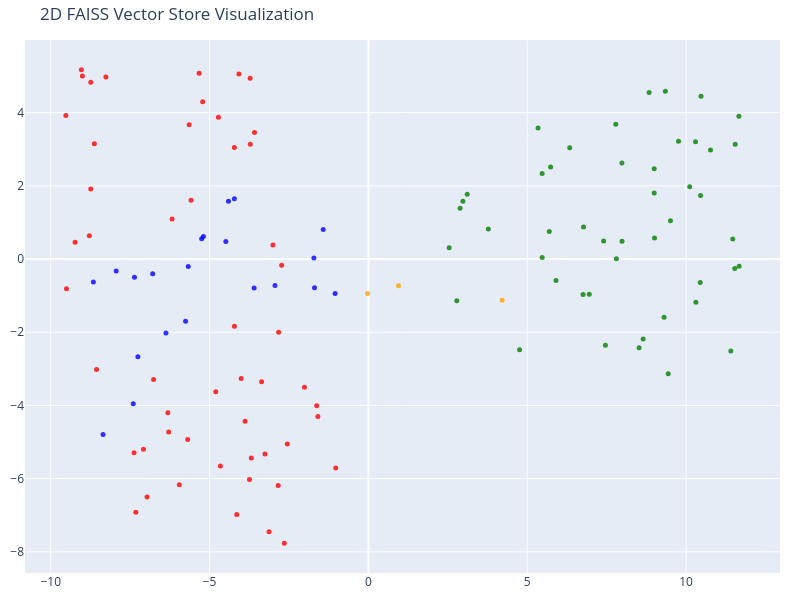

Notebook cell for this chart:
### Markdown cell above
## Visualizing the Vector Store

Let's take a minute to look at the documents and their embedding vectors to see what's going on.

(As a sidenote, what we're really looking at here is the distribution of the Vectors generated by OpenAIEmbeddings, retrieved from FAISS. So there's no surprise that they look the same whether they are "from" FAISS or Chroma.)

### Code cell
# We humans find it easier to visalize things in 2D!
# Reduce the dimensionality of the vectors to 2D using t-SNE
# (t-distributed stochastic neighbor embedding)

tsne = TSNE(n_components=2, random_state=42)
reduced_vectors = tsne.fit_transform(vectors)

# Create the 2D scatter plot
fig = go.Figure(data=[go.Scatter(
    x=reduced_vectors[:, 0],
    y=reduced_vectors[:, 1],
    mode='markers',
    marker=dict(size=5, color=colors, opacity=0.8),
    text=[f"Type: {t}<br>Text: {d[:100]}..." for t, d in zip(doc_types, documents)],
    hoverinfo='text'
)])

fig.update_layout(
    title='2D FAISS Vector Store Visualization',
    scene=dict(xaxis_title='x',yaxis_title='y'),
    width=800,
    height=600,
    margin=dict(r=20, b=10, l=10, t=40)
)

fig.show()

### Figure 1 — Plotly figure (JSON) as saved in the notebook; plotly's stock layout.template omitted (floating-point values rounded to 4 significant figures)
{"data": [{"hoverinfo": "text", "marker": {"color": ["orange", "orange", "orange", "red", "red", "red", "red", "red", "red", "red", "red", "red", "red", "red", "red", "red", "red", "red", "red", "red", "red", "red", "red", "red", "red", "red", "red", "red", "red", "red", "red", "red", "red", "red", "red", "red", "red", "red", "red", "red", "red", "red", "red", "red", "red", "red", "red", "red", "red", "red", "red", "red", "red", "red", "red", "green", "green", "green", "green", "green", "green", "green", "green", "green", "green", "green", "green", "green", "green", "green", "green", "green", "green", "green", "green", "green", "green", "green", "green", "green", "green", "green", "green", "green", "green", "green", "green", "green", "green", "green", "green", "green", "green", "green", "green", "green", "green", "green", "green", "green", "green", "green", "blue", "blue", "blue", "blue", "blue", "blue", "blue", "blue", "blue", "blue", "blue", "blue", "blue", "blue", "blue", "blue", "blue", "blue", "blue", "blue", "blue"], "opacity": 0.8, "size": 5}, "mode": "markers", "text": ["Type: company<br>Text: # About Insurellm\n\nInsurellm was founded by Avery Lancaster in 2015 as an insurance tech startup des...", "Type: company<br>Text: # Careers at Insurellm\n\nInsurellm is hiring! We are looking for talented software engineers, data sc...", "Type: company<br>Text: # Overview of Insurellm\n\nInsurellm is an innovative insurance tech firm with 200 employees across th...", "Type: contracts<br>Text: # Contract with Apex Reinsurance for Rellm: AI-Powered Enterprise Reinsurance Solution\n\n## Terms\n\n1....", "Type: contracts<br>Text: ## Renewal\n\n1. **Automatic Renewal**: This Agreement will automatically renew for successive one-yea...", "Type: contracts<br>Text: 2. **Seamless Integrations**: The architecture of Rellm allows for easy integration with existing sy...", "Type: contracts<br>Text: 1. **Technical Support**: Provider shall offer dedicated technical support to the Client via phone, ...", "Type: contracts<br>Text: **Insurellm, Inc.**  \n_____________________________  \nAuthorized Signature   \nDate: ________________...", "Type: contracts<br>Text: # Contract with Belvedere Insurance for Markellm\n\n## Terms\nThis Contract (\"Agreement\") is made and e...", "Type: contracts<br>Text: ## Renewal\n1. **Renewal Terms**: This Agreement may be renewed for additional one-year terms upon mu...", "Type: contracts<br>Text: ## Features\n1. **AI-Powered Matching**: Belvedere Insurance will benefit from Markellm's AI-powered ...", "Type: contracts<br>Text: ## Support\n1. **Technical Support**: Technical support will be available from 9 AM to 7 PM EST, Mond...", "Type: contracts<br>Text: **Belvedere Insurance**  \nSignature: ______________________  \nName: [Authorized Signatory]  \nTitle: ...", "Type: contracts<br>Text: # Contract with BrightWay Solutions for Markellm\n\n**Contract Date:** October 5, 2023  \n**Contract ID...", "Type: contracts<br>Text: 3. **Service Level Agreement (SLA):**  \n   Insurellm commits to a 99.9% uptime for the platform with...", "Type: contracts<br>Text: 2. **Real-Time Quote Availability:**  \n   Consumers sourced via BrightWay Solutions will receive rea...", "Type: contracts<br>Text: 3. **Training and Onboarding:**  \n   Insurellm agrees to provide one free training session on how to...", "Type: contracts<br>Text: # Contract with EverGuard Insurance for Rellm: AI-Powered Enterprise Reinsurance Solution\n\n**Contrac...", "Type: contracts<br>Text: 4. **Usage Rights**: EverGuard Insurance is granted a non-exclusive, non-transferable license to acc...", "Type: contracts<br>Text: 1. **Core Functionality**: Rellm provides EverGuard Insurance with advanced AI-driven analytics, sea...", "Type: contracts<br>Text: 1. **Customer Support**: Insurellm will provide EverGuard Insurance with 24/7 customer support, incl...", "Type: contracts<br>Text: ---\n\n**Signatures**  \n**For Insurellm**: __________________________  \n**Name**: John Smith  \n**Title...", "Type: contracts<br>Text: # Contract with GreenField Holdings for Markellm\n\n**Effective Date:** November 15, 2023  \n**Contract...", "Type: contracts<br>Text: ## Renewal\n1. **Automatic Renewal**: This contract will automatically renew for sequential one-year ...", "Type: contracts<br>Text: ## Features\n1. **AI-Powered Matching**: Access to advanced algorithms that connect GreenField Holdin...", "Type: contracts<br>Text: ## Support\n1. **Customer Support Access**: The Client will have access to dedicated support through ...", "Type: contracts<br>Text: **Signatures:**  \n_________________________                           _________________________  \n**...", "Type: contracts<br>Text: # Contract with Greenstone Insurance for Homellm\n\n---\n\n## Terms\n\n1. **Parties**: This Contract (\"Agr...", "Type: contracts<br>Text: 4. **Payment Terms**: \n   - The Customer shall pay an amount of $10,000 per month for the Standard T...", "Type: contracts<br>Text: ---\n\n## Features\n\n- **AI-Powered Risk Assessment**: Customer will have access to enhanced risk evalu...", "Type: contracts<br>Text: - **Customer Portal**: A dedicated portal will be provided, allowing the Customer's clients to manag...", "Type: contracts<br>Text: ______________________________  \n[Name], [Title]  \nDate: ______________________\n\n**For Greenstone In...", "Type: contracts<br>Text: # Contract with GreenValley Insurance for Homellm\n\n**Contract Date:** October 6, 2023  \n**Contract N...", "Type: contracts<br>Text: 4. **Confidentiality:** Both parties agree to maintain the confidentiality of proprietary informatio...", "Type: contracts<br>Text: 1. **AI-Powered Risk Assessment:** Access to advanced AI algorithms for real-time risk evaluations.\n...", "Type: contracts<br>Text: 3. **Regular Updates:** Insurellm will offer ongoing updates and enhancements to the Homellm platfor...", "Type: contracts<br>Text: # Contract with Pinnacle Insurance Co. for Homellm\n\n## Terms\nThis contract (\"Contract\") is entered i...", "Type: contracts<br>Text: ## Renewal\n1. **Renewal Terms**: At the end of the initial term, this Contract shall automatically r...", "Type: contracts<br>Text: ## Features\n1. **AI-Powered Risk Assessment**: Utilized for tailored underwriting decisions specific...", "Type: contracts<br>Text: ## Support\n1. **Technical Support**: Insurellm shall provide 24/7 technical support via an email and...", "Type: contracts<br>Text: # Contract with Roadway Insurance Inc. for Carllm\n\n---\n\n## Terms\n\n1. **Agreement Effective Date**: T...", "Type: contracts<br>Text: ---\n\n## Renewal\n\n1. **Automatic Renewal**: This agreement will automatically renew for an additional...", "Type: contracts<br>Text: ---\n\n## Features\n\n1. **Access to Core Features**: Roadway Insurance Inc. will have access to all Pro...", "Type: contracts<br>Text: ---\n\n## Support\n\n1. **Technical Support**: Roadway Insurance Inc. will receive priority technical su...", "Type: contracts<br>Text: # Contract with Stellar Insurance Co. for Rellm\n\n## Terms\nThis contract is made between **Insurellm*...", "Type: contracts<br>Text: ### Termination\nEither party may terminate this agreement with a **30-day written notice**. In the e...", "Type: contracts<br>Text: ## Features\nStellar Insurance Co. will receive access to the following features of the Rellm product...", "Type: contracts<br>Text: ## Support\nInsurellm provides Stellar Insurance Co. with the following support services:\n\n- **24/7 T...", "Type: contracts<br>Text: # Contract with TechDrive Insurance for Carllm\n\n**Contract Date:** October 1, 2024  \n**Contract Dura...", "Type: contracts<br>Text: ## Renewal\n\n1. **Automatic Renewal**: This contract shall automatically renew for additional one-yea...", "Type: contracts<br>Text: ## Support\n\n1. **Customer Support**: Insurellm will provide 24/7 customer support to TechDrive Insur...", "Type: contracts<br>Text: **TechDrive Insurance Representative:**  \nName: Sarah Johnson  \nTitle: Operations Director  \nDate: _...", "Type: contracts<br>Text: # Contract with Velocity Auto Solutions for Carllm\n\n**Contract Date:** October 1, 2023  \n**Contract ...", "Type: contracts<br>Text: ## Renewal\n\n1. **Automatic Renewal**: This contract will automatically renew for successive 12-month...", "Type: contracts<br>Text: ## Support\n\n1. **Customer Support**: Velocity Auto Solutions will have access to Insurellm’s custome...", "Type: employees<br>Text: # HR Record\n\n# Alex Chen\n\n## Summary\n- **Date of Birth:** March 15, 1990  \n- **Job Title:** Backend ...", "Type: employees<br>Text: ## Annual Performance History\n- **2020:**  \n  - Completed onboarding successfully.  \n  - Met expecta...", "Type: employees<br>Text: ## Compensation History\n- **2020:** Base Salary: $80,000  \n- **2021:** Base Salary Increase to $90,0...", "Type: employees<br>Text: Alex Chen continues to be a vital asset at Insurellm, contributing significantly to innovative backe...", "Type: employees<br>Text: # HR Record\n\n# Alex Harper\n\n## Summary\n- **Date of Birth**: March 15, 1993  \n- **Job Title**: Sales ...", "Type: employees<br>Text: ## Annual Performance History  \n- **2021**:  \n  - **Performance Rating**: 4.5/5  \n  - **Key Achievem...", "Type: employees<br>Text: - **2022**:  \n  - **Base Salary**: $65,000 (Promotion to Senior SDR)  \n  - **Bonus**: $13,000 (20% o...", "Type: employees<br>Text: # HR Record\n\n# Alex Thomson\n\n## Summary\n- **Date of Birth:** March 15, 1995  \n- **Job Title:** Sales...", "Type: employees<br>Text: ## Annual Performance History  \n- **2022** - Rated as \"Exceeds Expectations.\" Alex Thomson achieved ...", "Type: employees<br>Text: ## Other HR Notes\n- Alex Thomson is an active member of the Diversity and Inclusion committee at Ins...", "Type: employees<br>Text: # Avery Lancaster\n\n## Summary\n- **Date of Birth**: March 15, 1985  \n- **Job Title**: Co-Founder & Ch...", "Type: employees<br>Text: - **2010 - 2013**: Business Analyst at Edge Analytics  \n  Prior to joining Innovate, Avery worked as...", "Type: employees<br>Text: - **2018**: **Exceeds Expectations**  \n  Under Avery’s pivoted vision, Insurellm launched two new su...", "Type: employees<br>Text: - **2022**: **Satisfactory**  \n  Avery focused on rebuilding team dynamics and addressing employee c...", "Type: employees<br>Text: ## Compensation History\n- **2015**: $150,000 base salary + Significant equity stake  \n- **2016**: $1...", "Type: employees<br>Text: ## Other HR Notes\n- **Professional Development**: Avery has actively participated in leadership trai...", "Type: employees<br>Text: # HR Record\n\n# Emily Carter\n\n## Summary\n- **Date of Birth:** August 12, 1990  \n- **Job Title:** Acco...", "Type: employees<br>Text: - **2017-2019:** Marketing Intern  \n  - Assisted with market research and campaign development for s...", "Type: employees<br>Text: ## Compensation History\n| Year | Base Salary | Bonus         | Total Compensation |\n|------|--------...", "Type: employees<br>Text: Emily Carter exemplifies the kind of talent that drives Insurellm's success and is an invaluable ass...", "Type: employees<br>Text: # HR Record\n\n# Emily Tran\n\n## Summary\n- **Date of Birth:** March 18, 1991  \n- **Job Title:** Digital...", "Type: employees<br>Text: - **January 2017 - May 2018**: Marketing Intern  \n  - Supported the Marketing team by collaborating ...", "Type: employees<br>Text: - **2021**:  \n  - Performance Rating: Meets Expectations  \n  - Key Achievements: Contributed to the ...", "Type: employees<br>Text: - **Professional Development Goals**:  \n  - Emily Tran aims to become a Marketing Manager within the...", "Type: employees<br>Text: # HR Record\n\n# Jordan Blake\n\n## Summary\n- **Date of Birth:** March 15, 1993  \n- **Job Title:** Sales...", "Type: employees<br>Text: ## Annual Performance History\n- **2021:** First year at Insurellm; achieved 90% of monthly targets. ...", "Type: employees<br>Text: ## Other HR Notes\n- Jordan has shown an interest in continuing education, actively participating in ...", "Type: employees<br>Text: # HR Record\n\n# Jordan K. Bishop\n\n## Summary\n- **Date of Birth:** March 15, 1990\n- **Job Title:** Fro...", "Type: employees<br>Text: ## Annual Performance History\n- **2019:** Exceeds Expectations - Continuously delivered high-quality...", "Type: employees<br>Text: ## Compensation History\n- **June 2018:** Starting Salary - $85,000\n- **June 2019:** Salary Increase ...", "Type: employees<br>Text: ## Other HR Notes\n- Jordan K. Bishop has been an integral part of club initiatives, including the In...", "Type: employees<br>Text: # HR Record\n\n# Maxine Thompson\n\n## Summary\n- **Date of Birth:** January 15, 1991  \n- **Job Title:** ...", "Type: employees<br>Text: ## Insurellm Career Progression\n- **January 2017 - October 2018**: **Junior Data Engineer**  \n  * Ma...", "Type: employees<br>Text: ## Annual Performance History\n- **2017**: *Meets Expectations*  \n  Maxine showed potential in her ro...", "Type: employees<br>Text: - **2021**: *Exceeds Expectations*  \n  Maxine spearheaded the transition to a new data warehousing s...", "Type: employees<br>Text: ## Compensation History\n- **2017**: $70,000 (Junior Data Engineer)  \n- **2018**: $75,000 (Junior Dat...", "Type: employees<br>Text: # HR Record\n\n# Oliver Spencer\n\n## Summary\n- **Date of Birth**: May 14, 1990  \n- **Job Title**: Backe...", "Type: employees<br>Text: ## Annual Performance History\n- **2018**: **3/5** - Adaptable team player but still learning to take...", "Type: employees<br>Text: ## Compensation History\n- **March 2018**: Initial salary of $80,000.\n- **July 2019**: Salary increas...", "Type: employees<br>Text: # Samantha Greene\n\n## Summary\n- **Date of Birth:** October 14, 1990\n- **Job Title:** HR Generalist\n-...", "Type: employees<br>Text: ## Annual Performance History\n- **2020:** Exceeds Expectations  \n  Samantha Greene demonstrated exce...", "Type: employees<br>Text: ## Compensation History\n- **2020:** Base Salary - $55,000  \n  The entry-level salary matched industr...", "Type: employees<br>Text: - **2023:** Base Salary - $70,000  \n  Recognized for substantial improvement in employee relations m...", "Type: employees<br>Text: # HR Record\n\n# Samuel Trenton\n\n## Summary\n- **Date of Birth:** April 12, 1989  \n- **Job Title:** Sen...", "Type: employees<br>Text: ## Annual Performance History\n- **2023:** Rating: 4.5/5  \n  *Samuel exceeded expectations, successfu...", "Type: employees<br>Text: ## Compensation History\n- **2023:** Base Salary: $115,000 + Bonus: $15,000  \n  *Annual bonus based o...", "Type: employees<br>Text: - **Engagement in Company Culture:** Regularly participates in team-building events and contributes ...", "Type: products<br>Text: # Product Summary\n\n# Carllm\n\n## Summary\n\nCarllm is an innovative auto insurance product developed by...", "Type: products<br>Text: - **Instant Quoting**: With Carllm, insurance companies can offer near-instant quotes to customers, ...", "Type: products<br>Text: - **Mobile Integration**: Carllm is designed to work seamlessly with mobile applications, providing ...", "Type: products<br>Text: - **Professional Tier**: $2,500/month\n  - For medium-sized companies.\n  - All Basic Tier features pl...", "Type: products<br>Text: ### Q2 2025: Customer Experience Improvements\n- Launch of a new **mobile app** for end-users.\n- Intr...", "Type: products<br>Text: # Product Summary\n\n# Homellm\n\n## Summary\nHomellm is an innovative home insurance product developed b...", "Type: products<br>Text: ### 2. Dynamic Pricing Model\nWith Homellm's innovative dynamic pricing model, insurance providers ca...", "Type: products<br>Text: ### 5. Multi-Channel Integration\nHomellm seamlessly integrates into existing insurance platforms, pr...", "Type: products<br>Text: - **Basic Tier:** Starting at $5,000/month for small insurers with basic integration features.\n- **S...", "Type: products<br>Text: All tiers include a comprehensive training program and ongoing updates to ensure optimal performance...", "Type: products<br>Text: With Homellm, Insurellm is committed to transforming the landscape of home insurance, ensuring both ...", "Type: products<br>Text: # Product Summary\n\n# Markellm\n\n## Summary\n\nMarkellm is an innovative two-sided marketplace designed ...", "Type: products<br>Text: - **User-Friendly Interface**: Designed with user experience in mind, Markellm features an intuitive...", "Type: products<br>Text: - **Customer Support**: Our dedicated support team is always available to assist both consumers and ...", "Type: products<br>Text: ### For Insurance Companies:\n- **Basic Listing Fee**: $199/month for a featured listing on the platf...", "Type: products<br>Text: ### Q3 2025\n- Initiate a comprehensive marketing campaign targeting both consumers and insurers to i...", "Type: products<br>Text: # Product Summary\n\n# Rellm: AI-Powered Enterprise Reinsurance Solution\n\n## Summary\n\nRellm is an inno...", "Type: products<br>Text: ### Seamless Integrations\nRellm's architecture is designed for effortless integration with existing ...", "Type: products<br>Text: ### Regulatory Compliance Tools\nRellm includes built-in compliance tracking features to help organiz...", "Type: products<br>Text: Join the growing number of organizations leveraging Rellm to enhance their reinsurance processes whi...", "Type: products<br>Text: Experience the future of reinsurance with Rellm, where innovation meets reliability. Let Insurellm h..."], "type": "scatter", "x": [0.9471, 4.209, -0.02467, -7.376, -8.626, -8.559, -4.659, -3.128, -4.007, -9.036, -4.219, -3.744, -3.363, -9.234, -8.741, -8.784, -2.841, -7.081, -6.288, -6.313, -5.689, -4.143, -3.883, -8.74, -6.18, -9.504, -2.647, -1.591, -9.523, -2.73, -3.257, -1.027, -1.628, -2.014, -2.825, -2.554, -4.805, -9.004, -3.004, -3.687, -5.643, -8.264, -5.583, -4.22, -6.968, -7.321, -6.762, -5.953, -4.722, -5.218, -3.72, -3.587, -4.076, -5.329, -3.724, 6.952, 11.47, 10.3, 2.782, 7.982, 9.507, 8.995, 7.404, 10.11, 6.769, 2.541, 2.886, 3.11, 2.974, 11.55, 3.774, 9.005, 5.339, 7.786, 4.758, 5.469, 5.735, 7.979, 6.337, 7.806, 8.995, 5.693, 5.905, 11.67, 11.66, 5.47, 9.437, 8.648, 10.31, 8.52, 9.306, 6.756, 11.53, 9.761, 8.836, 10.44, 10.47, 9.347, 7.46, 10.45, 10.77, 11.41, -4.488, -5.194, -4.405, -4.22, -5.25, -3.597, -2.941, -1.697, -1.423, -1.716, -1.049, -6.79, -7.364, -7.941, -8.658, -5.671, -5.755, -7.256, -7.403, -6.373, -8.353], "y": [-0.7284, -1.127, -0.944, -5.295, 3.151, -3.018, -5.655, -7.449, -3.265, 5.172, -1.836, -6.023, -3.353, 0.4572, 1.913, 0.6364, -6.189, -5.198, -4.726, -4.199, -4.93, -6.983, -4.431, 4.83, 1.096, -0.8131, -7.766, -4.306, 3.923, -0.1722, -5.33, -5.711, -4.01, -3.501, -2.002, -5.057, -3.625, 4.999, 0.3842, -5.438, 3.667, 4.973, 1.605, 3.047, -6.504, -6.917, -3.291, -6.17, 3.873, 4.3, 3.136, 3.458, 5.055, 5.079, 4.943, -0.9648, 0.5459, 3.203, -1.143, 0.4838, 1.044, 1.807, 0.496, 1.973, 0.8725, 0.3078, 1.388, 1.773, 1.58, 3.136, 0.8196, 0.5733, 3.584, 3.685, -2.48, 2.34, 2.515, 2.623, 3.044, 0.005816, 2.47, 0.7521, -0.589, -0.1964, 3.903, 0.04514, -3.133, -2.187, -1.179, -2.422, -1.587, -0.9708, -0.26, 3.217, 4.553, -0.6392, 4.446, 4.583, -2.357, 1.736, 2.978, -2.511, 0.4789, 0.6164, 1.577, 1.646, 0.5541, -0.7938, -0.7201, -0.7822, 0.8051, 0.02766, -0.9388, -0.4053, -0.4943, -0.3241, -0.6267, -0.2021, -1.703, -2.668, -3.953, -2.022, -4.795]}], "layout": {"height": 600, "margin": {"b": 10, "l": 10, "r": 20, "t": 40}, "scene": {"xaxis": {"title": {"text": "x"}}, "yaxis": {"title": {"text": "y"}}}, "title": {"text": "2D FAISS Vector Store Visualization"}, "width": 800}}
